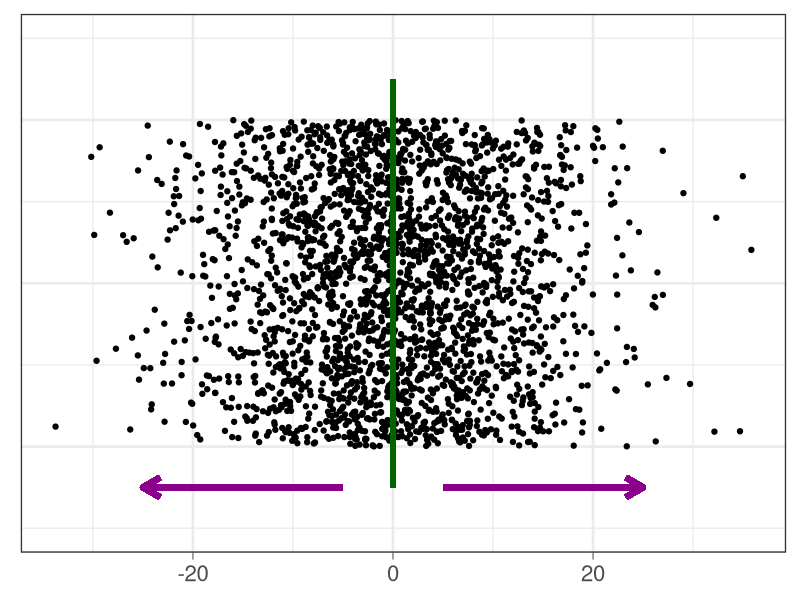
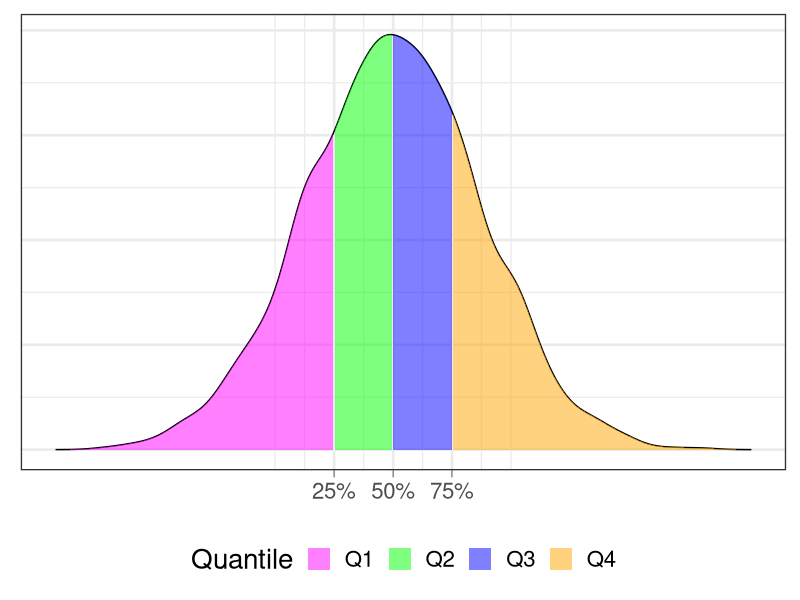
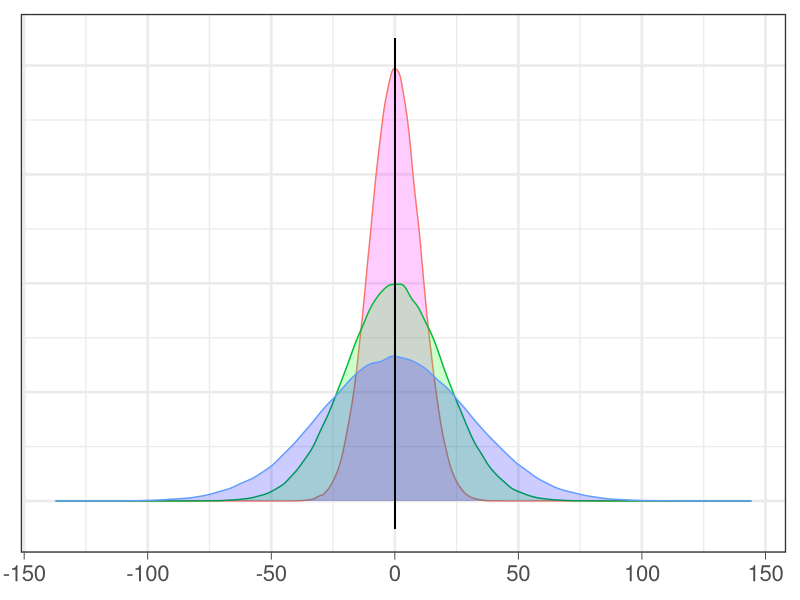

Recreate these plots in R, in order.
library(ggplot2)
library(patchwork)

font.size <- 20
graphic.settings <- theme_bw(base_size = font.size) + theme(axis.ticks = element_line(size = 0.3))  +  theme(axis.line.x=element_blank(), axis.text.y=element_blank(), axis.ticks.y=element_blank(), axis.title.y=element_blank(), axis.title.x=element_blank())

set.seed(42)

n <- 2500
df <- data.frame(n=1:n, x=round(rnorm(n, mean = 0, sd = 10), 1), y=10)

p <- ggplot(df, aes(x=x, y=y)) + geom_point(position = "jitter") + ylim(c(9.4,10.6))
p <- p + geom_segment(aes(x = 0, y = 10.5, xend = 0, yend = 9.5), size=2, colour="darkgreen") + geom_segment(aes(x = -5, y = 9.5, xend = -25, yend = 9.5), arrow = arrow(length = unit(0.5, "cm")), size=2, colour="darkmagenta") + geom_segment(aes(x = 5, y = 9.5, xend = 25, yend = 9.5), arrow = arrow(length = unit(0.5, "cm")), size=2, colour="darkmagenta") 
p <- p + graphic.settings + theme(legend.position="none", legend.title = element_blank())

png("../descriptive/descriptive.png", width=500, height=250)
print(p)
dev.off()

set.seed(42)

n <- 5000
dt <- data.frame(x=c(1:n),y=rnorm(n))
dens <- density(dt$y)
df <- data.frame(x=dens$x, y=dens$y)
probs <- c(0.25, 0.5, 0.75)
quantiles <- quantile(dt$y, prob=probs)
df$Quantile <- factor(findInterval(df$x,quantiles))
levels(df$Quantile) <- c("Q1", "Q2", "Q3", "Q4")

cols <- c("magenta", "green", "blue", "orange")
names(cols) <- levels(df$Quantile)

p <- ggplot(df, aes(x,y)) + geom_line() + geom_ribbon(aes(ymin=0, ymax=y, fill=Quantile), alpha = .5) 
p <- p + scale_x_continuous(breaks=quantiles) +  scale_fill_manual(values = cols)
p <- p + graphic.settings + theme(legend.position="bottom")

png("../descriptive/quantile.png", width=500, height=250)
print(p)
dev.off()


set.seed(42)

n <- 250900
df <- rbind(data.frame(n=1:n, x=round(rnorm(n, mean = 0, sd = 10), 1), y=10, sd="s10"),
			data.frame(n=1:n, x=round(rnorm(n, mean = 0, sd = 20), 1), y=10, sd="s20"),
			data.frame(n=1:n, x=round(rnorm(n, mean = 0, sd = 30), 1), y=10, sd="s30"))
names(cols) <- levels(df$sd)


p <- ggplot(df, aes(x, fill = sd, colour = sd)) + geom_density(alpha = .2) + scale_fill_manual(values = cols)
p <- p + geom_segment(aes(x = 0, y = -0.0025, xend = 0, yend = 0.0425), size=0.5, colour="black") 
p <- p + graphic.settings + theme(legend.position="none")


png("../descriptive/sd.png", width=500, height=250)
print(p)
dev.off()


